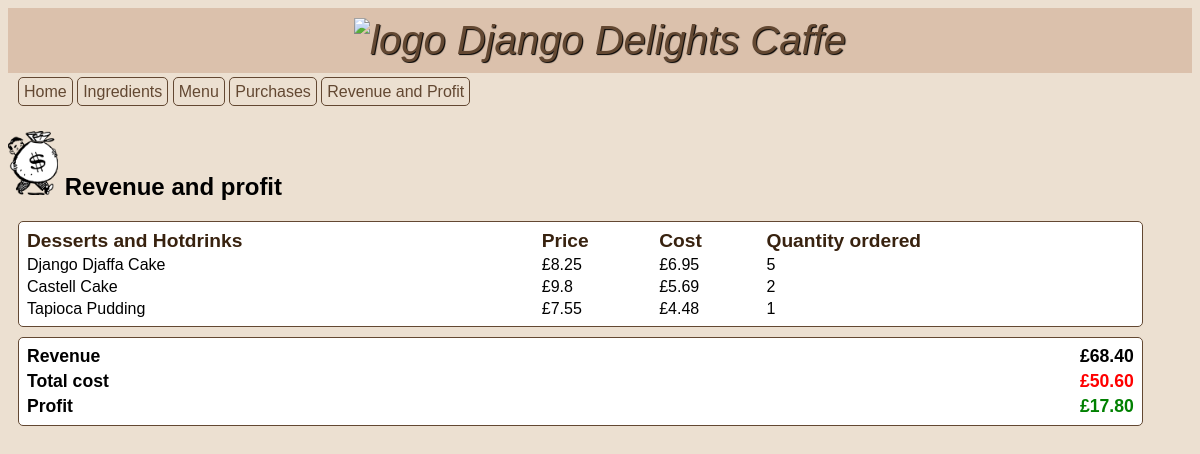
/profit/list, run on an earlier commit of the app's database.
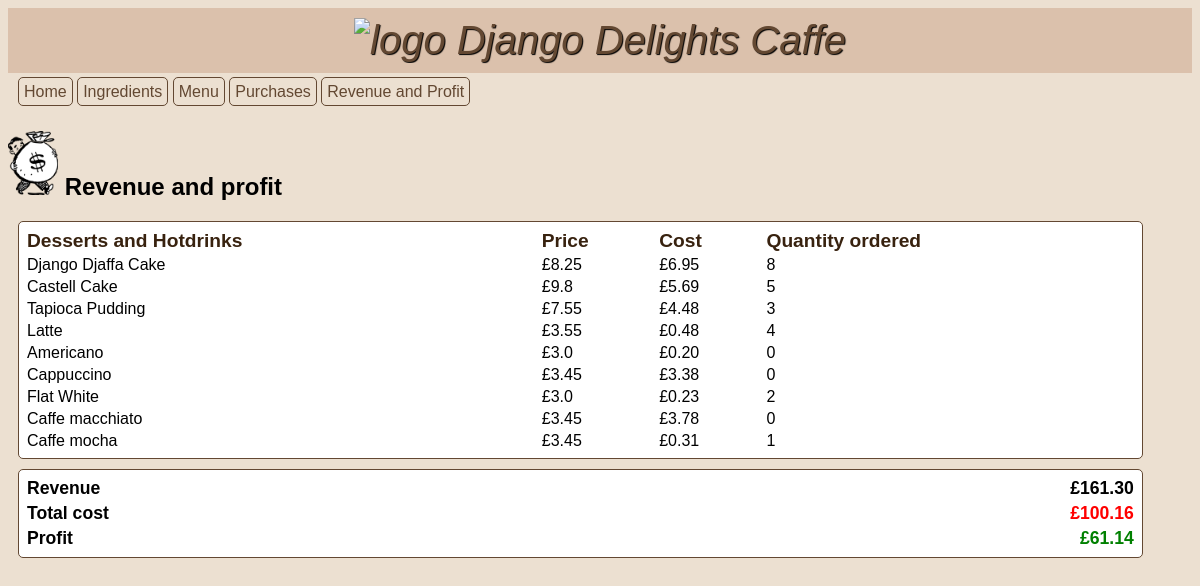
And on a later commit of the database.
### inventory/models.py (models this page shows, shortened)
class MenuItem(models.Model):
  title = models.CharField(max_length=50, verbose_name="Menu Item")
  price = models.FloatField(default=0.0, verbose_name="Price")
  image  = models.ImageField(blank=True, upload_to="static/inventory")

### inventory/views.py (the view)
# urls.py: path('profit/list', views.ProfitView.as_view(), name='profit'),
class ProfitView(TemplateView):
    template_name = "inventory/profit.html"
    def get_context_data(self, **kwargs):
        context = super().get_context_data(**kwargs)
        context["ingredients"] = Ingredient.objects.all()
        menu = MenuItem.objects.all()
        context["menu"] = menu
        context["recipes"] = RecipeRequirement.objects.all()
        context["purchases"] = Purchase.objects.all()
        revenue = Purchase.objects.aggregate(
            revenue=Sum("menu_item__price"))["revenue"]
        total_cost = 0
        for purchase in Purchase.objects.all():
            for recipe_requirement in purchase.menu_item.reciperequirement_set.all():
                total_cost += recipe_requirement.ingredient.unit_price * recipe_requirement.quantity
        context["revenue"] = revenue
        context["total_cost"] = total_cost
        context["profit"] = revenue - total_cost
        item_cost = [item.reciperequirement_set.aggregate(cost=Sum(F('quantity') * F('ingredient__unit_price'))) for item in MenuItem.objects.all()]
        context['item_cost'] = item_cost
        purchase_count = [item.purchase_set.aggregate(total=Count('menu_item')) for item in MenuItem.objects.all()]
        context['purchase_count'] = purchase_count
        item_report = zip(purchase_count, item_cost, menu)
        context['item_report'] = item_report
        return context

### inventory/templates/inventory/profit.html (shortened to what this page needs)
{% extends 'base.html' %} {% load static %}  {% block content %}
<h2>
  <img
    src="{% static 'inventory/profit.png' %}"
    alt="ingredient"
    width="50px"
  />
  Revenue and profit
</h2>
<table>
  <thead>
    <tr class="table-heading">
      <th>Desserts and Hotdrinks</th>
      <th>Price</th>
      <th>Cost</th>
      <th>Quantity ordered</th>
    </tr>
  </thead>
  <tbody>
    {% for purchase, item, menu_item in item_report %}
    <tr class="table-content">
      <td>{{ menu_item.title }}</td>
      <td>£{{ menu_item.price }}</td>
      <td>£{{ item.cost|floatformat:2 }}</td>
      <td>{{ purchase.total }}</td>
    </tr>
    {% endfor %}
  </tbody>
</table>
<table class="report">
  <tr>
    <td class="report-metrix">Revenue</td>
    <td id="revenue">£{{ revenue|floatformat:2 }}</td>
  </tr>
  <tr>
    <td class="report-metrix">Total cost</td>
    <td id="cost">£{{ total_cost|floatformat:2 }}</td>
  </tr>
  <tr>
    <td class="report-metrix">Profit</td>
    <td id="profit">£{{ profit|floatformat:2 }}</td>
  </tr>
</table>
{% endblock %}

### inventory/templates/base.html (shortened to what this page needs)
{% load static %}
<!DOCTYPE html>
<html>
  <head>
    <link
      rel="stylesheet"
      type="text/css"
      href="{% static 'inventory/style.css' %}"
    />
  </head>
  <body>
    <header>
      <div class="logo">
        <img
          src="{% static 'inventory/coffee.png' %}"
          alt="logo"
          width="80px"
        />
        Django Delights Caffe
      </div>
      <nav class="navbar">
        <a class="nav-item" href="{% url 'home' %}">Home</a>
        <a class="nav-item" href="{% url 'ingredients' %}">Ingredients</a>
        <a class="nav-item" href="{% url 'menu' %}">Menu</a>
        <a class="nav-item" href="{% url 'purchases' %}">Purchases</a>
        <a class="nav-item" href="{% url 'profit' %}">Revenue and Profit</a>
      </nav>
    </header>
  </body>
  {% block content %} {% endblock %}
</html>

### inventory/static/inventory/style.css (style rules this page uses)
body { font-family: Arial, Helvetica, sans-serif; background-color: #ece0d1; }
.logo img { width: 55px; background-color: #dbc1ac; }
.logo { background-color: #dbc1ac; color: #634832; font-size: 2.5em; font-style: italic; text-shadow: 1px 1px 1px black; text-align: center; padding: 10px; }
.navbar { padding: 10px; text-decoration: none; }
.nav-item { color: #634832; padding: 5px; border: 1px; border-style: solid; border-color: #634832; border-radius: 5px; text-decoration: none; }
table { background-color: white; text-align: left; border: 1px; border-style: solid; border-color: #634832; border-radius: 5px; width: 95%; margin: 10px; padding: 5px; }
thead { color: #38220f; font-size: 1.2em; text-align: left; padding: 10px; border-style: solid; border-color: #634832; }
tbody { padding: 3px; }
.report { font-size: 1.1em; font-weight: bold; }
#revenue { text-align: right; }
#cost { color: red; text-align: right; }
#profit { color: green; text-align: right; }

What changed in the data, as far as the page shows it:
computed for MenuItem "Django Djaffa Cake": total "5" → "8"
computed for MenuItem "Castell Cake": total "2" → "5"
computed for MenuItem "Tapioca Pudding": total "1" → "3"
added MenuItem: title "Latte", price "3.55", cost "0.48", total "4"
added MenuItem: title "Americano", price "3.0", cost "0.20", total "0"
added MenuItem: title "Cappuccino", price "3.45", cost "3.38", total "0"
added MenuItem: title "Flat White", price "3.0", cost "0.23", total "2"
added MenuItem: title "Caffe macchiato", price "3.45", cost "3.78", total "0"
added MenuItem: title "Caffe mocha", price "3.45", cost "0.31", total "1"
Also different on the page:
{{ revenue|floatformat:2 }}: "68.40" → "161.30"
{{ total_cost|floatformat:2 }}: "50.60" → "100.16"
{{ profit|floatformat:2 }}: "17.80" → "61.14"
